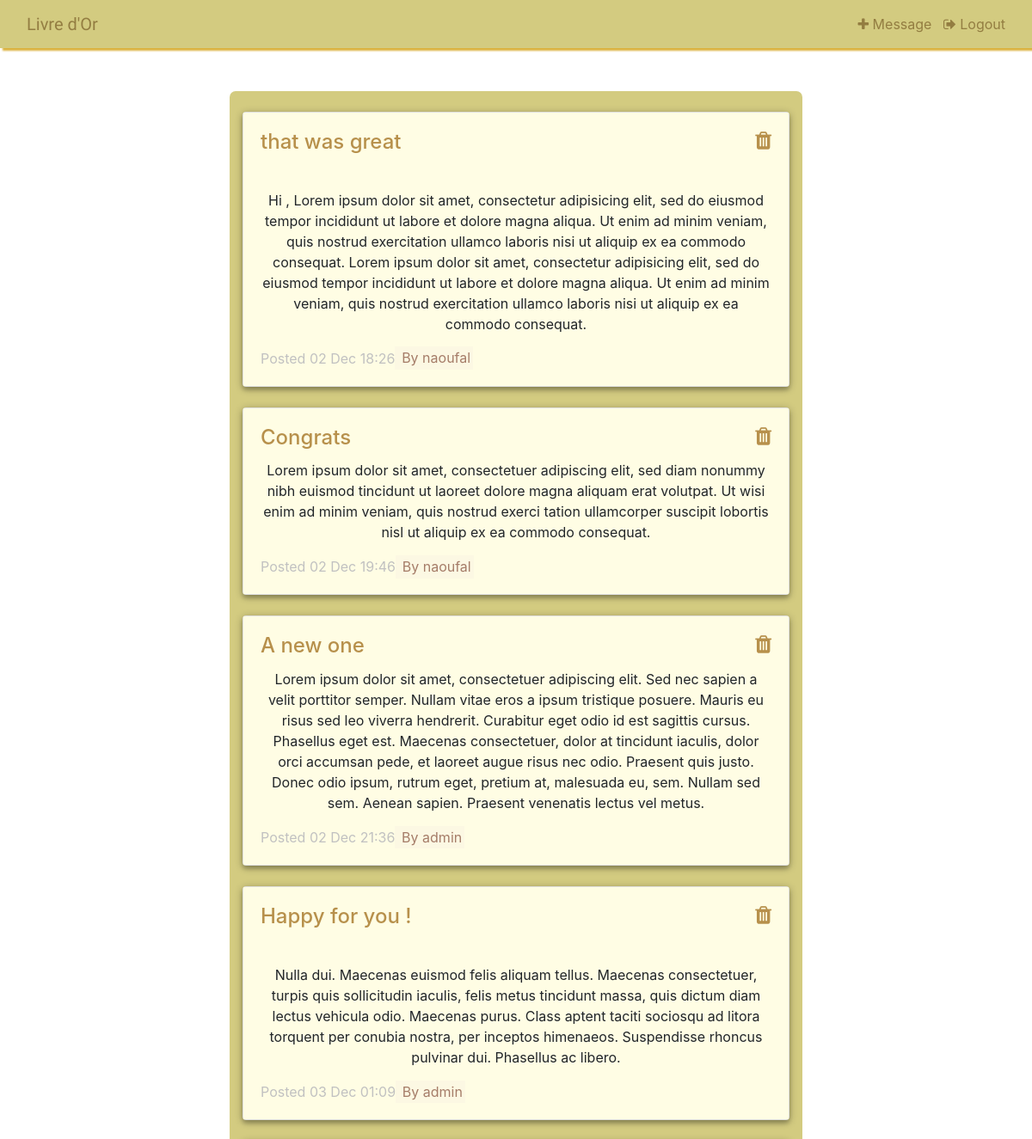
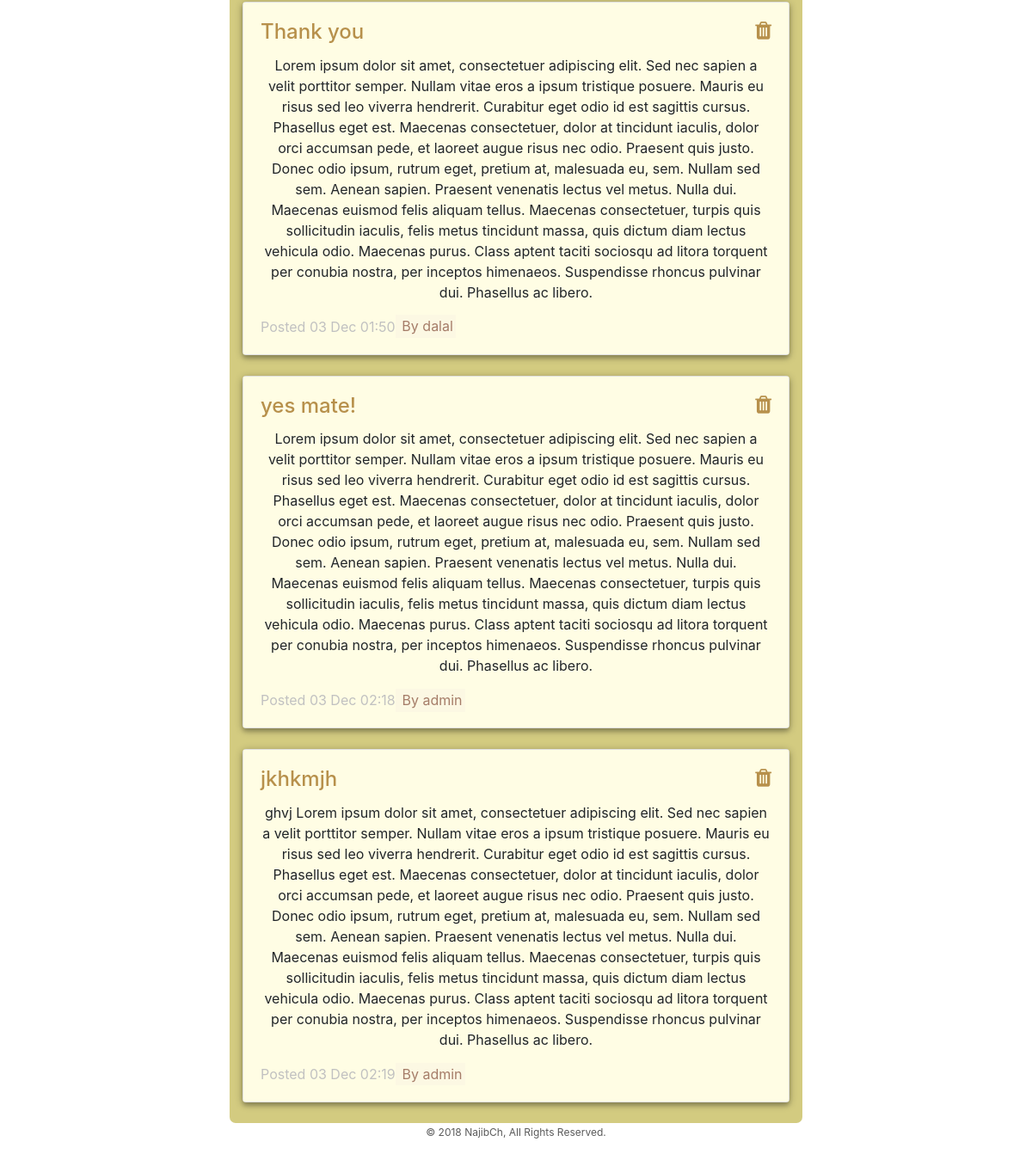
Before: /home/ (signed in) with the older database file (2 pictures, top to bottom).
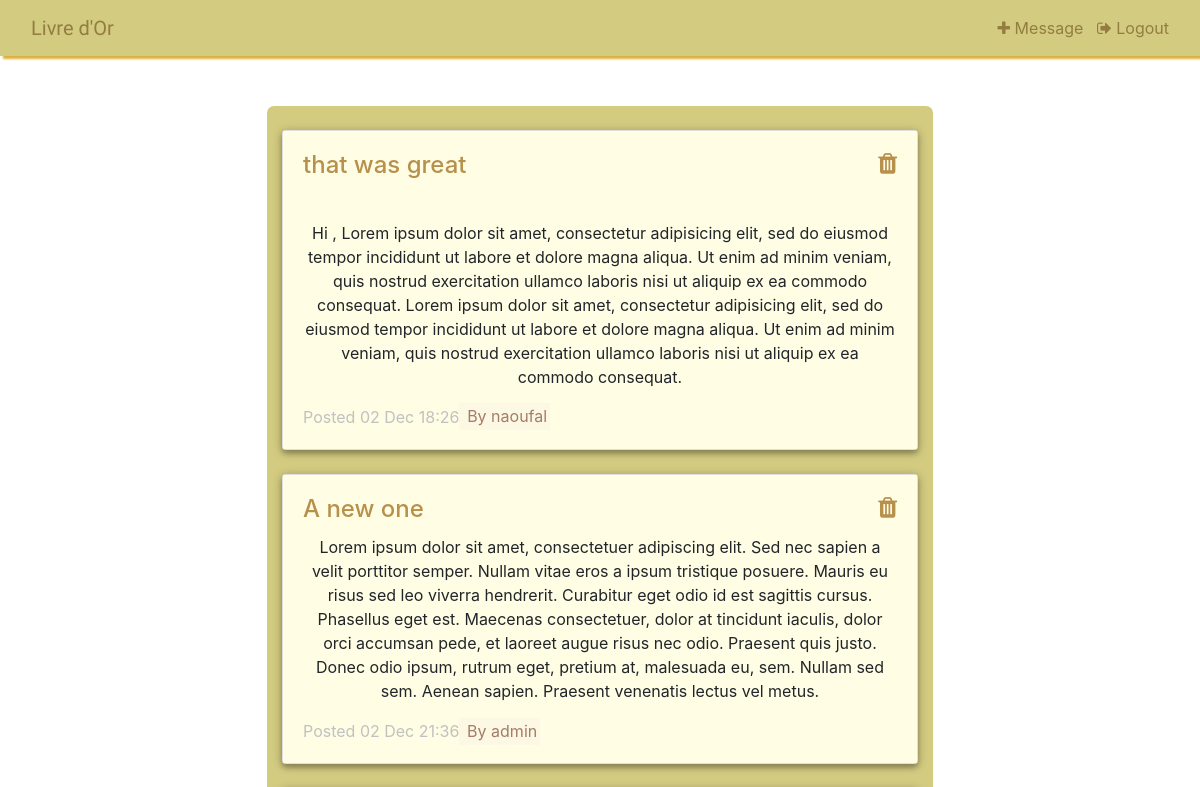
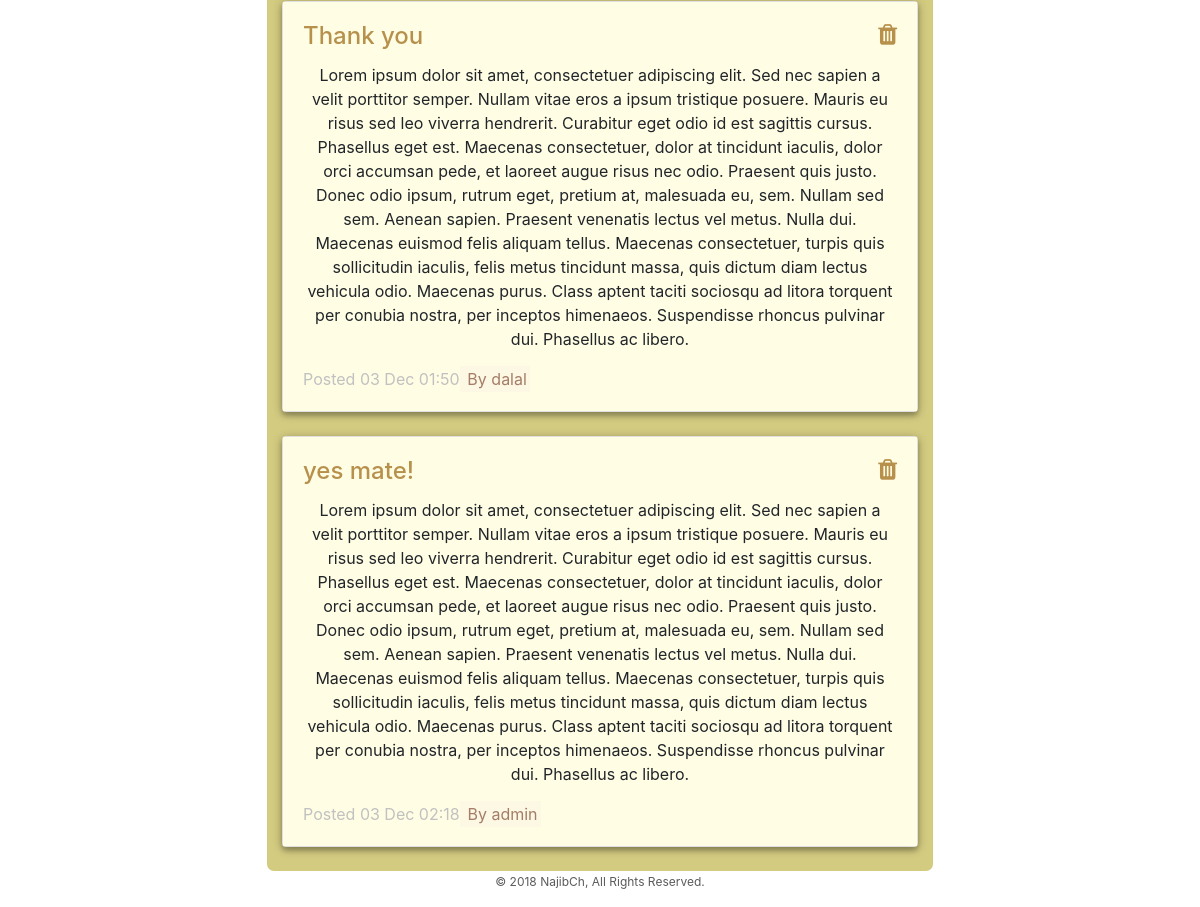
After: the same page with the newer database file (2 pictures, top to bottom).
### home/models.py (models this page shows, shortened)
class Message(models.Model):
    user = models.ForeignKey(User, default=1)
    title = models.CharField(max_length=250)
    content = models.CharField(max_length=1000)
    date = models.CharField(max_length=1000,default= datetime.date.today())

### home/views.py (the view)
def index(request):
    if not request.user.is_authenticated():
        return render(request, 'home/login_user.html')
    else:
        all_messages = Message.objects.all()
        is_staff = False
        if request.user.is_staff :
            is_staff = True
        context = {'all_messages' : all_messages,
                   'current_user':request.user,
                   'is_staff':is_staff}
        return render(request,'home/index.html',context)

### home/templates/home/index.html (shortened to what this page needs)
{% extends 'home/base.html' %}git st.
{% load staticfiles %}
{% block body %}
{% if all_messages %}
<div class="container">
            <div id="accordion" class="mycontainer mybg" style="width:60%">
{%for message in all_messages%}
                <div class="card">
                  <div class="card-body cardbg">
                      <h4 class="card-title">{{message.title}}{% if message.user == current_user or is_staff %}
                      <a style="margin-left: 450px;" href="{% url 'delete_message' message.id %}"><span class="fa fa-trash mytrash" aria-hidden="true"></span></a>
                          {%endif%}</h4>
                    <p class="card-text text-center">{{message.content}}</p>
                      <p class="card-text" style="color : #c1c1c1;">Posted {{message.date}}<mark style="color : #a57c68;"> By {{message.user.username}}</mark></p>
                  </div>
                </div>
{% endfor %}
            </div>
{% else %}
<h3> NO MESSAGES </h3>
{% endif %}
</div>
{% endblock %}

### home/templates/home/base.html (shortened to what this page needs)
<!DOCTYPE html>
<html lang="en">
<head>
    {% load staticfiles %}
    <link rel="stylesheet" type="text/css" href="{% static 'home/styles.css'%}">
    <link rel="stylesheet" href="https://maxcdn.bootstrapcdn.com/bootstrap/4.1.3/css/bootstrap.min.css">
    <link href="https://stackpath.bootstrapcdn.com/font-awesome/4.7.0/css/font-awesome.min.css" rel="stylesheet">
</head>
<body>
    <nav class="navbar navbar-default mybg">
    <div class="container-fluid">
        <div class="navbar-header">
            <a class="navbar-brand" href="{% url 'index' %}">Livre d'Or</a>
        </div>
            <div class="navbar-nav">
                <ul class="nav">
                    <li>
                        <a class="mylink" href="{% url 'create_message' %}">
                            <span class="fa fa-plus" aria-hidden="true"></span> Message
                        </a>
                    </li>
                    {% ifequal user_is_in TRUE %}
                    <li>
                        <a class="mylink" href="{% url 'logout_user' %}">
                            <span class="fa fa-sign-out" aria-hidden="true"></span> Logout
                        </a>
                    </li>
                    {%else%}
                    <li>
                        <a class="mylink" href="{% url 'login_user' %}">
                            <span class="fa fa-sign-in" aria-hidden="true"></span> Login
                        </a>
                    </li>
                    {%endifequal%}
                </ul>
            </div>
    </div>
</nav>
{% block body %}
{% endblock %}
    <div id="footer">
        <p>© 2018 NajibCh, All Rights Reserved.</p>
    </div>
</body>
</html>

### home/static/home/styles.css (style rules this page uses)
body { background : white url("gold.jpg"); height: 100%; background-size: cover; background-color: transparent; }
.mybg { background : #d3cb80; }
.cardbg { background : #fffde4; }
.mytrash { color : #b7904b; position: absolute; top: 20px; right: 20px; }
.navbar-brand { font-family: 'Satisfy', cursive; color : #937d41; font-size: 1.75rem; }
.mylink { color : #937d41; }
.navbar { box-shadow: 3px 3px 2px #dbb13b; }
.card { box-shadow: 0 4px 4px 0 rgba(0,0,0,0.16),0 2px 10px 0 rgba(0,0,0,0.32)!important; }
.card-title { color : #b7904b; }
.mycontainer { width: 77%; padding-right: 15px; padding-left: 15px; margin-right: auto; margin-left: auto; margin-top: 50px; border-radius : 7px }
#footer p { margin-top: 2px; text-align: center; font-size: 12px; color: #5b5b5b; }

Changed rows visible on the page:
removed Message: title "Congrats", content "Lorem ipsum dolor sit amet, consectetuer adipiscing elit, sed diam nonummy nibh euismod tincidunt ut laoreet dolore magna aliquam erat volutpat. Ut wisi enim ad minim veniam, quis nostrud exerci tation ullamcorper suscipit lobortis nisl ut aliquip ex ea commodo consequat.", date "02 Dec 19:46", user.username "naoufal"
removed Message: title "Happy for you !", content "Nulla dui. Maecenas euismod felis aliquam tellus. Maecenas consectetuer, turpis quis sollicitudin iaculis, felis metus tincidunt massa, quis dictum diam lectus vehicula odio. Maecenas purus. Class aptent taciti sociosqu ad litora torquent per conubia nostra, per inceptos himenaeos. Suspendisse rhoncus pulvinar dui. Phasellus ac libero.", date "03 Dec 01:09", user.username "admin"
removed Message: title "jkhkmjh", content "ghvj Lorem ipsum dolor sit amet, consectetuer adipiscing elit. Sed nec sapien a velit porttitor semper. Nullam vitae eros a ipsum tristique posuere. Mauris eu risus sed leo viverra hendrerit. Curabitur eget odio id est sagittis cursus. Phasellus eget est. Maecenas consectetuer, dolor at tincidunt iaculis, dolor orci accumsan pede, et laoreet augue risus nec odio. Praesent quis justo. Donec odio ipsum, rutrum eget, pretium at, malesuada eu, sem. Nullam sed sem. Aenean sapien. Praesent venenatis lectus vel metus. Nulla dui. Maecenas euismod felis aliquam tellus. Maecenas consectetuer, turpis quis sollicitudin iaculis, felis metus tincidunt massa, quis dictum diam lectus vehicula odio.…", date "03 Dec 02:19", user.username "admin"
